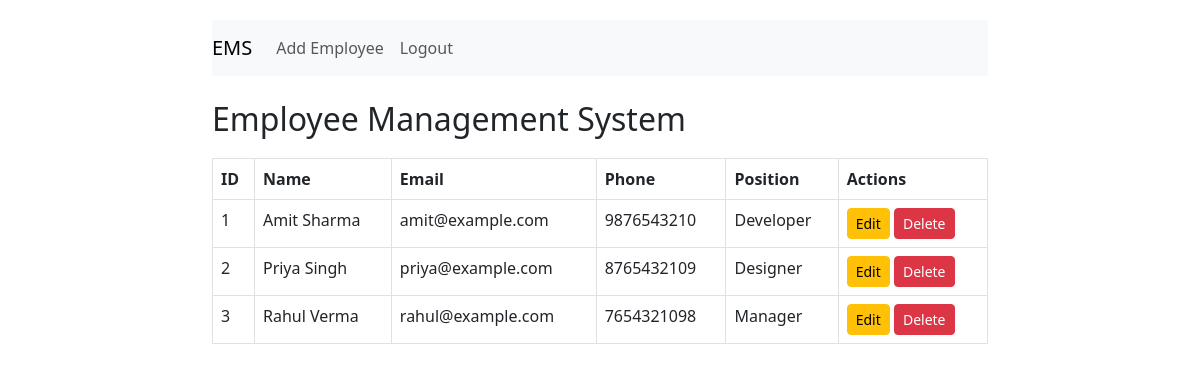
The app's page /dashboard (signed in) with its own data.
### tables this page shows
CREATE TABLE employees (
        id INTEGER PRIMARY KEY AUTOINCREMENT,
        name TEXT NOT NULL,
        email TEXT NOT NULL,
        phone TEXT NOT NULL,
        position TEXT NOT NULL
    );

### app.py (the view)
    def wrap(*args, **kwargs):
        if 'user_id' not in session:
            flash('Please login first', 'danger')
            return redirect(url_for('login'))
        return f(*args, **kwargs)

### app.py (called while the page is built)
def get_db_connection():
    conn = sqlite3.connect('ems.db')
    conn.row_factory = sqlite3.Row
    return conn

def login_required(f):
    def wrap(*args, **kwargs):
        if 'user_id' not in session:
            flash('Please login first', 'danger')
            return redirect(url_for('login'))
        return f(*args, **kwargs)
    wrap.__name__ = f.__name__
    return wrap

@app.route('/dashboard')
@login_required
def dashboard():
    conn = get_db_connection()
    employees = conn.execute('SELECT * FROM employees').fetchall()
    conn.close()
    return render_template('dashboard.html', employees=employees)

### templates/dashboard.html (shortened to what this page needs)
{% extends 'base.html' %}
{% block content %}
<h2>Employee Management System</h2>
<table class="table table-bordered">
    <thead>
        <tr>
            <th>ID</th>
            <th>Name</th>
            <th>Email</th>
            <th>Phone</th>
            <th>Position</th>
            <th>Actions</th>
        </tr>
    </thead>
    <tbody>
        {% for employee in employees %}
        <tr>
            <td>{{ employee.id }}</td>
            <td>{{ employee.name }}</td>
            <td>{{ employee.email }}</td>
            <td>{{ employee.phone }}</td>
            <td>{{ employee.position }}</td>
            <td>
                <a href="{{ url_for('edit_employee', id=employee.id) }}" class="btn btn-sm btn-warning">Edit</a>
                <a href="{{ url_for('delete_employee', id=employee.id) }}" class="btn btn-sm btn-danger" onclick="return confirm('Are you sure you want to delete this employee?')">Delete</a>
            </td>
        </tr>
        {% endfor %}
    </tbody>
</table>
{% endblock %}

### templates/base.html (shortened to what this page needs)
<!DOCTYPE html>
<html lang="en">
<head>
    <link href="https://cdn.jsdelivr.net/npm/bootstrap@5.3.0/dist/css/bootstrap.min.css" rel="stylesheet">
    <link rel="stylesheet" href="{{ url_for('static', filename='style.css') }}">
</head>
<body>
    <div class="container">
        {% if session.user_id %}
            <nav class="navbar navbar-expand-lg navbar-light bg-light mb-4">
                <a class="navbar-brand" href="{{ url_for('dashboard') }}">EMS</a>
                <div class="navbar-nav">
                    <a class="nav-link" href="{{ url_for('add_employee') }}">Add Employee</a>
                    <a class="nav-link" href="{{ url_for('logout') }}">Logout</a>
                </div>
            </nav>
        {% endif %}
        {% block content %}
        {% endblock %}
    </div>
</body>
</html>

### static/style.css (style rules this page uses)
body { padding-top: 20px; }
.container { max-width: 800px; }
table { margin-top: 20px; }

### records on screen
employees: id "1", name "Amit Sharma", email "amit@example.com", phone "9876543210", position "Developer"
employees: id "2", name "Priya Singh", email "priya@example.com", phone "8765432109", position "Designer"
employees: id "3", name "Rahul Verma", email "rahul@example.com", phone "7654321098", position "Manager"
